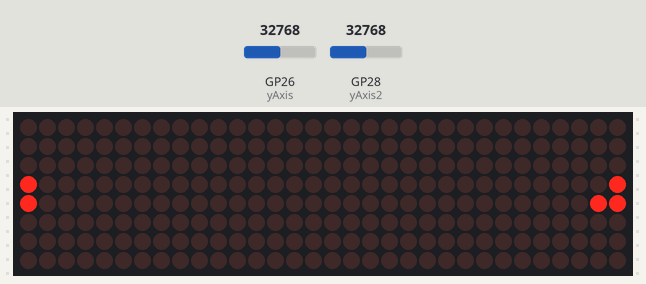
A program run on a simulated Raspberry Pi Pico running MicroPython. Shown: 32×8 LED matrix. Inputs (shaded band) come from the test bench; at power-on: GP28 (yAxis2) = 32768, GP26 (yAxis) = 32768 (analog values on the 0–65535 scale). Random numbers come from a fixed seed; library files of the repository ran but are not shown: max7219.py.

Above: at 1.29 s.
1.3 s: GP28 (yAxis2) set to 39376
At 1.48 s:
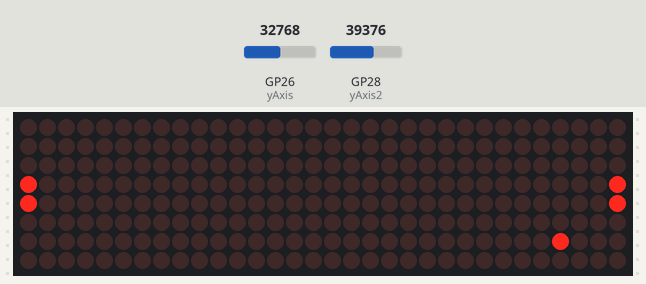
3.1 s: GP28 (yAxis2) set to 40576
At 3.29 s:
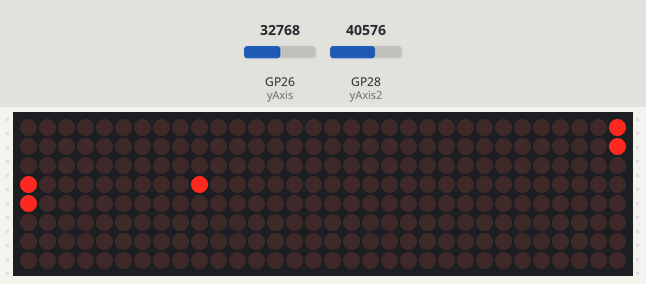
At 3.67 s:
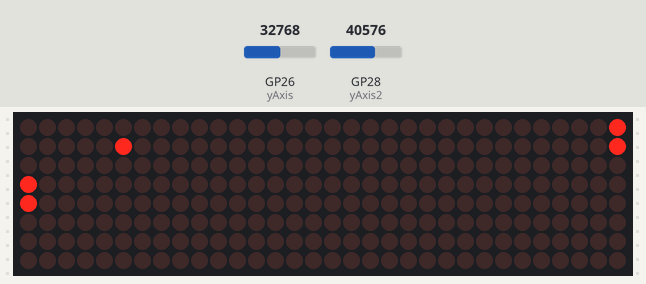

The program:

game.py
```python
import random
import max7219
import time
from machine import Pin, SPI, ADC

DISPLAY_WIDTH = 32
DISPLAY_HEIGHT = 8
FPS = 60
BALL_SPEED = 15
ELEMENT_DISPLAY_SIZE = 1

yAxis = ADC(Pin(26)) # Joystick 1
yAxis2 = ADC(Pin(28)) # Joystick 2

# Initialize LED matrix
spi = SPI(0, polarity=1, phase=0, sck=Pin(2), mosi=Pin(3))
cs = Pin(5, Pin.OUT)
display = max7219.Matrix8x8(spi, cs, 4)

class Element:
    LEFT_PADDLE = 0
    RIGHT_PADDLE = 1
    BALL = 2
    EMPTY = 3


class Direction:
    UP = 0
    DOWN = 1
    LEFT = 2
    RIGHT = 3


def init_game(width, height):
    # Check if width and height are valid
    if width < 5 or width % 2 != 0 or width*ELEMENT_DISPLAY_SIZE > DISPLAY_WIDTH:
        raise ValueError(
            "Width must be an even number greater than 5; must not exceed display width")
    if height < 5 or height % 2 != 0 or height*ELEMENT_DISPLAY_SIZE > DISPLAY_HEIGHT:
        raise ValueError(
            "Height must be an even number greater than 5; must not exceed display height")

    # Create game matrix with empty elements
    game = []
    for _ in range(height):
        game.append([Element.EMPTY] * width)

    # Set the Ball
    game[height // 2][width // 2] = Element.BALL

    # Set the Players
    game[height // 2 - 1][0] = Element.LEFT_PADDLE
    game[height // 2][0] = Element.LEFT_PADDLE

    game[height // 2 - 1][width - 1] = Element.RIGHT_PADDLE
    game[height // 2][width - 1] = Element.RIGHT_PADDLE

    return game


def get_ball_position(game):
    ball_pos = None
    for y, row in enumerate(game):
        for x, element in enumerate(row):
            if element == Element.BALL:
                ball_pos = (x, y)
                break
        if ball_pos is not None:
            break
    return ball_pos if ball_pos != None else [0,0]


def game_move_ball(game, directions):
    ball_pos = get_ball_position(game)

    for direction in directions:
        game[ball_pos[1]][ball_pos[0]] = Element.EMPTY
        if direction == Direction.UP:
            game[ball_pos[1] - 1][ball_pos[0]] = Element.BALL
        elif direction == Direction.DOWN:
            game[ball_pos[1] + 1][ball_pos[0]] = Element.BALL
        elif direction == Direction.LEFT:
            game[ball_pos[1]][ball_pos[0] - 1] = Element.BALL
        elif direction == Direction.RIGHT:
            game[ball_pos[1]][ball_pos[0] + 1] = Element.BALL
        ball_pos = get_ball_position(game)


def game_move_paddle(game, direction, paddle):
    # Get paddle position
    pos = []
    for y, row in enumerate(game):
        for x, element in enumerate(row):
            if element == paddle and pos == []:
                pos = (x, y)

    # Check if paddle is at top or bottom of screen
    if pos[1] == 0 and direction == Direction.UP:
        return
    if pos[1] >= len(game) - 2 and direction == Direction.DOWN:
        return

    # Move paddle
    if direction == Direction.UP and game[pos[1] - 1][pos[0]] == Element.EMPTY:
        game[pos[1] + 1][pos[0]] = Element.EMPTY
        game[pos[1] - 1][pos[0]] = paddle
    elif direction == Direction.DOWN and game[pos[1] + 2][pos[0]] == Element.EMPTY:
        game[pos[1]][pos[0]] = Element.EMPTY
        game[pos[1] + 2][pos[0]] = paddle


def draw_game(game):
    # clear display
    display.fill(0)

    # draw game
    for y, row in enumerate(game):
        for x, element in enumerate(row):
            if element != Element.EMPTY:
                display.pixel(x, y, 1)

    display.show()


def game_update_ball(game, current_directions):
    ball_pos = get_ball_position(game)

    # Handle ball at top
    if ball_pos[1] == 0:
        current_directions = [current_directions[0], toogleDirection(current_directions[1])]
    # Handle ball at bottom
    elif ball_pos[1] == len(game) - 1:
        current_directions = [current_directions[0], toogleDirection(current_directions[1])]

    # Handle ball at paddles
    if ball_pos[0] == 1:
        if game[ball_pos[1]][ball_pos[0] - 1] == Element.LEFT_PADDLE:
            current_directions = [toogleDirection(current_directions[0]), current_directions[1]]
    elif ball_pos[0] == len(game[0]) - 2:
        if game[ball_pos[1]][ball_pos[0] + 1] == Element.RIGHT_PADDLE:
            current_directions = [toogleDirection(current_directions[0]), current_directions[1]]

    # Move ball
    if ball_pos[0] == 0 or ball_pos[0] == len(game[0]) - 1:
        game = init_game(DISPLAY_WIDTH // ELEMENT_DISPLAY_SIZE,
                         DISPLAY_HEIGHT // ELEMENT_DISPLAY_SIZE)
        current_directions[0] = random.choice(
            [Direction.LEFT, Direction.RIGHT])
        current_directions[1] = random.choice(
            [Direction.UP, Direction.DOWN])
    else:
        game_move_ball(game, current_directions)

    return game, current_directions


def toogleDirection(direction):
    if(direction == Direction.UP):
        return Direction.DOWN
    elif(direction == Direction.DOWN):
        return Direction.UP
    elif(direction == Direction.LEFT):
        return Direction.RIGHT
    elif(direction == Direction.RIGHT):
        return Direction.LEFT


def main():
    # Initialize pong game
    game = init_game(DISPLAY_WIDTH // ELEMENT_DISPLAY_SIZE,
                     DISPLAY_HEIGHT // ELEMENT_DISPLAY_SIZE)

    # Main loop
    running = True
    current_directions = [Direction.RIGHT, Direction.DOWN]
    counter = 0
    while running:

        yValue = yAxis.read_u16()
        yValue2 = yAxis2.read_u16()

        # Update ball
        if counter % (FPS // BALL_SPEED) == 0:
            game, current_directions = game_update_ball(
                game, current_directions)
            counter = 0

        # Move paddles (numbers calibrated according to the joystick used)
        if counter % 2 == 0:
            if yValue <= 1000:
                game_move_paddle(game, Direction.DOWN, Element.LEFT_PADDLE)
            elif yValue >= 40000:
                game_move_paddle(game, Direction.UP, Element.LEFT_PADDLE)
            if yValue2 <= 1000:
                game_move_paddle(game, Direction.DOWN, Element.RIGHT_PADDLE)
            elif yValue2 >= 40000:
                game_move_paddle(game, Direction.UP, Element.RIGHT_PADDLE)

        # Draw game
        draw_game(game)
        time.sleep(1 / FPS)
        counter += 1


if __name__ == "__main__":
    main()
```

Measured:
- the behaviour switches between 39984 and 40000 on GP28 (yAxis2) (found by bisection; images 1 and 2)
